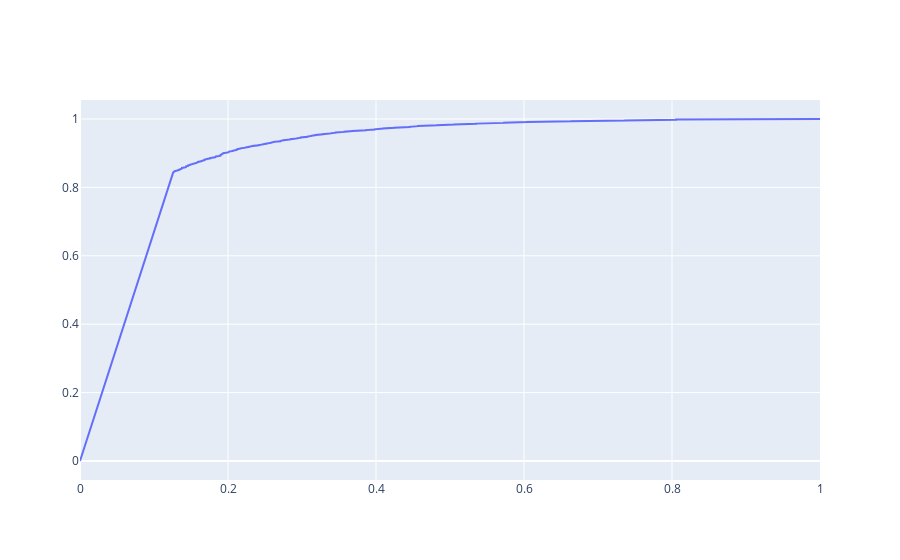

This figure's notebook cell:
### Code cell
roc_auc = auc(fpr, tpr)
fig = go.Figure()
fig.add_trace(go.Scatter(
    x = fpr,
    y = tpr,
    text = thresh,
    mode='lines'
))
fig.show()
print(roc_auc)

### Figure 1 — Plotly figure (JSON) as saved in the notebook; plotly's stock layout.template omitted (floating-point values rounded to 4 significant figures; data arrays with more than 128 entries replaced by an {"elided": "..."} marker saying what was removed)
{"data": [{"mode": "lines", "text": {"elided": "887 float values"}, "type": "scatter", "x": {"elided": "887 float values"}, "y": {"elided": "887 float values"}}], "layout": {}}
